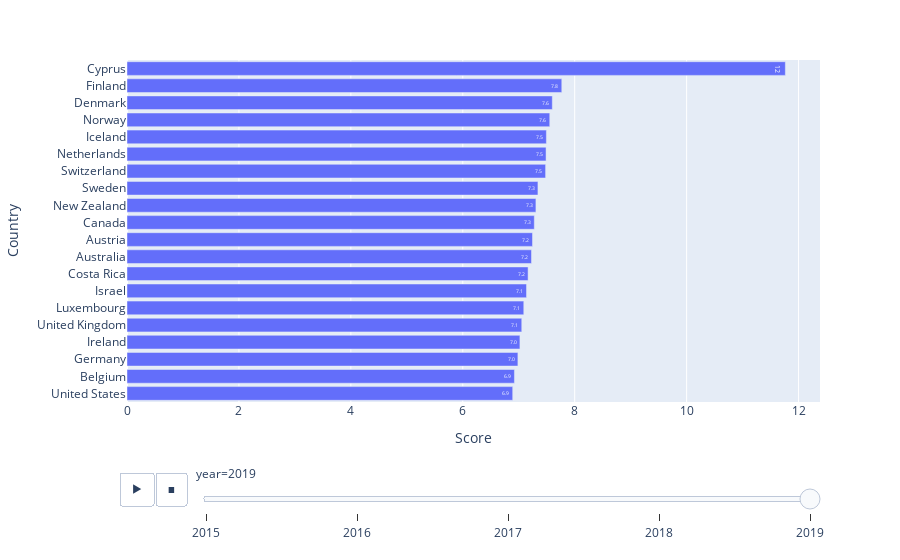

Here is the notebook cell this chart was saved with:
### Code cell
fig = px.bar(df_top, y='Country', x='Score', text='Score',orientation='h',
            animation_frame = "year")
fig.update_traces(texttemplate='%{text:.2s}', textposition='outside')
fig.update_layout(uniformtext_minsize=8)
fig.show()

### Figure 1 — Plotly figure (JSON) as saved in the notebook; plotly's stock layout.template omitted (floating-point values rounded to 4 significant figures)
{"data": [{"alignmentgroup": "True", "hovertemplate": "year=2019<br>Score=%{text}<br>Country=%{y}<extra></extra>", "legendgroup": "", "marker": {"color": "#636efa"}, "name": "", "offsetgroup": "", "orientation": "h", "showlegend": false, "text": [6.892, 6.923, 6.985, 7.021, 7.054, 7.09, 7.139, 7.167, 7.228, 7.246, 7.278, 7.307, 7.343, 7.48, 7.488, 7.494, 7.554, 7.6, 7.769, 11.76], "textposition": "auto", "texttemplate": "%{text:.2s}", "type": "bar", "x": [6.892, 6.923, 6.985, 7.021, 7.054, 7.09, 7.139, 7.167, 7.228, 7.246, 7.278, 7.307, 7.343, 7.48, 7.488, 7.494, 7.554, 7.6, 7.769, 11.76], "xaxis": "x", "y": ["United States", "Belgium", "Germany", "Ireland", "United Kingdom", "Luxembourg", "Israel", "Costa Rica", "Australia", "Austria", "Canada", "New Zealand", "Sweden", "Switzerland", "Netherlands", "Iceland", "Norway", "Denmark", "Finland", "Cyprus"], "yaxis": "y"}], "layout": {"autosize": true, "barmode": "relative", "legend": {"tracegroupgap": 0}, "margin": {"t": 60}, "sliders": [{"active": 4, "currentvalue": {"prefix": "year="}, "len": 0.9, "pad": {"b": 10, "t": 60}, "steps": [{"args": [["2015"], {"frame": {"duration": 0, "redraw": true}, "fromcurrent": true, "mode": "immediate", "transition": {"duration": 0, "easing": "linear"}}], "label": "2015", "method": "animate"}, {"args": [["2016"], {"frame": {"duration": 0, "redraw": true}, "fromcurrent": true, "mode": "immediate", "transition": {"duration": 0, "easing": "linear"}}], "label": "2016", "method": "animate"}, {"args": [["2017"], {"frame": {"duration": 0, "redraw": true}, "fromcurrent": true, "mode": "immediate", "transition": {"duration": 0, "easing": "linear"}}], "label": "2017", "method": "animate"}, {"args": [["2018"], {"frame": {"duration": 0, "redraw": true}, "fromcurrent": true, "mode": "immediate", "transition": {"duration": 0, "easing": "linear"}}], "label": "2018", "method": "animate"}, {"args": [["2019"], {"frame": {"duration": 0, "redraw": true}, "fromcurrent": true, "mode": "immediate", "transition": {"duration": 0, "easing": "linear"}}], "label": "2019", "method": "animate"}], "x": 0.1, "xanchor": "left", "y": 0, "yanchor": "top"}], "uniformtext": {"minsize": 8}, "updatemenus": [{"active": 0, "buttons": [{"args": [null, {"frame": {"duration": 500, "redraw": true}, "fromcurrent": true, "mode": "immediate", "transition": {"duration": 500, "easing": "linear"}}], "label": "&#9654;", "method": "animate"}, {"args": [[null], {"frame": {"duration": 0, "redraw": true}, "fromcurrent": true, "mode": "immediate", "transition": {"duration": 0, "easing": "linear"}}], "label": "&#9724;", "method": "animate"}], "direction": "left", "pad": {"r": 10, "t": 70}, "showactive": false, "type": "buttons", "x": 0.1, "xanchor": "right", "y": 0, "yanchor": "top"}], "xaxis": {"anchor": "y", "autorange": true, "domain": [0, 1], "range": [0, 12.21], "title": {"text": "Score"}, "type": "linear"}, "yaxis": {"anchor": "x", "autorange": true, "domain": [0, 1], "range": [-0.5, 19.5], "title": {"text": "Country"}, "type": "category"}}}
